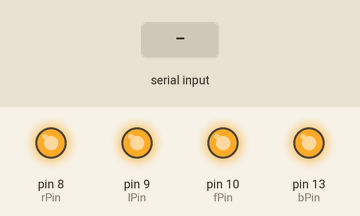
The sketch below on a simulated Arduino Uno, built with avr-gcc and run on an emulated ATmega328P. On the bench: output pins drawn as LEDs (lit = HIGH). The test bench sets the inputs (shaded band).

Above: at 1.2 s.
1.3 s: "L" received over Serial
At 1.7 s:
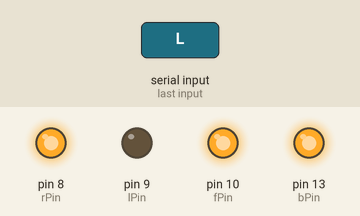
3.3 s: "R" received over Serial
At 3.7 s:
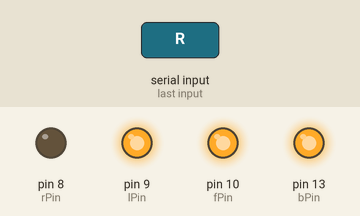
5.3 s: "B" received over Serial
At 5.7 s:
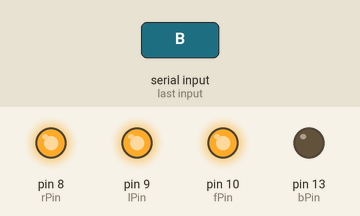
7.3 s: "F" received over Serial
At 7.7 s:
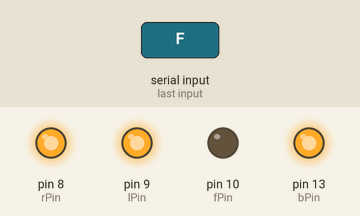
Timing chart, 0 to 10.3 s (numbered marks = the images above; inputs shaded):
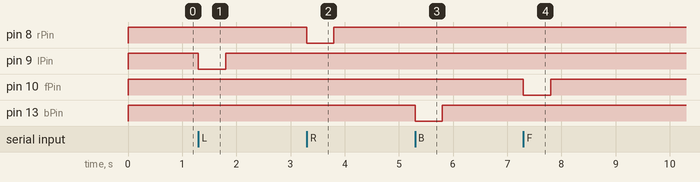

Measured:
- after the input at 1.3 s, pin 9 (lPin): HIGH → LOW at once, → HIGH 0.50 s later
- after the input at 3.3 s, pin 8 (rPin): HIGH → LOW at once, → HIGH 0.50 s later
- after the input at 5.3 s, pin 13 (bPin): HIGH → LOW at once, → HIGH 0.50 s later
- after the input at 7.3 s, pin 10 (fPin): HIGH → LOW at once, → HIGH 0.50 s later

The sketch:

NeuroskyDriver1.ino
```cpp
int bPin = 13;
int fPin = 10;
int lPin = 9;
int rPin = 8;

void setup() {
  pinMode(fPin, OUTPUT);
  pinMode(bPin, OUTPUT);
  pinMode(lPin, OUTPUT);
  pinMode(rPin, OUTPUT);
  digitalWrite(lPin, HIGH);
  digitalWrite(rPin, HIGH);
  digitalWrite(bPin, HIGH);
  digitalWrite(fPin, HIGH);
  Serial.begin(115200);
}

void loop() {
  if (Serial.available()) {
    char r = Serial.read();
    if (r == 'L') {
      digitalWrite(lPin, LOW);
      delay(500);
      digitalWrite(lPin, HIGH);
    } else if (r == 'R') {
      digitalWrite(rPin, LOW);
      delay(500);
      digitalWrite(rPin, HIGH);
    } else if (r == 'B') {
      digitalWrite(bPin, LOW);
      delay(500);
      digitalWrite(bPin, HIGH);
    } else if (r == 'F') {
      digitalWrite(fPin, LOW);
      delay(500);
      digitalWrite(fPin, HIGH);
    }
  }
}
```
